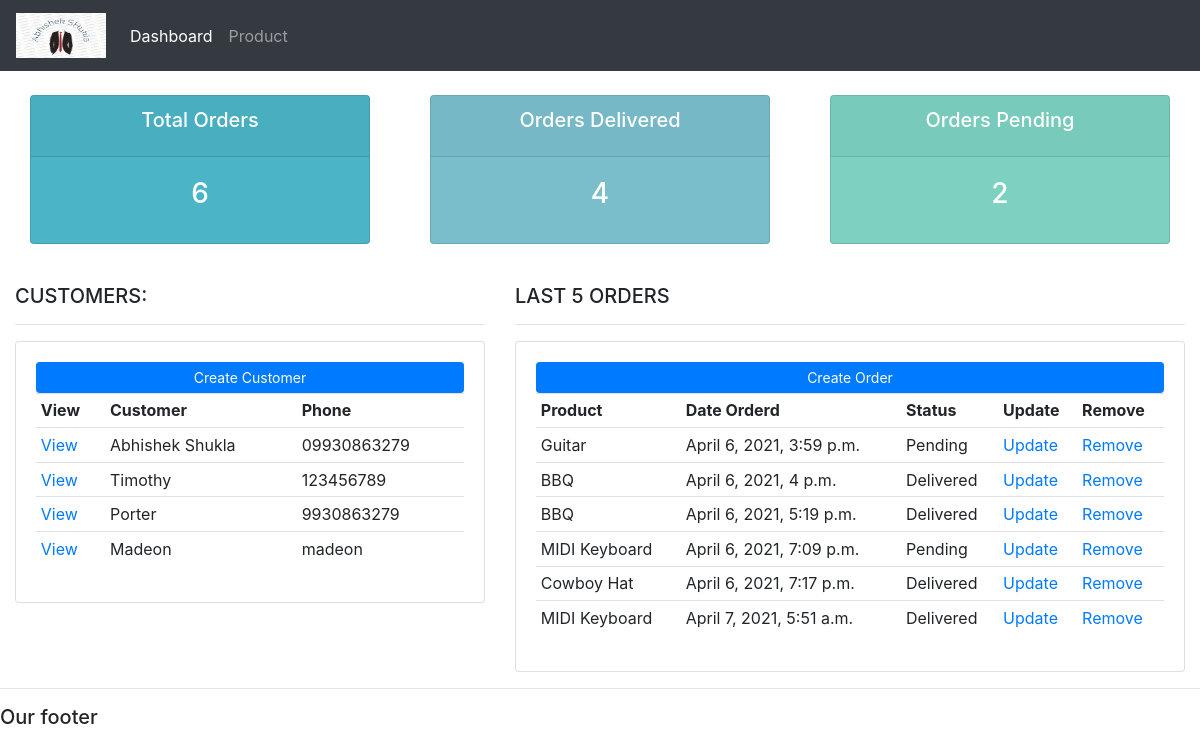
Before: / with the older database file.
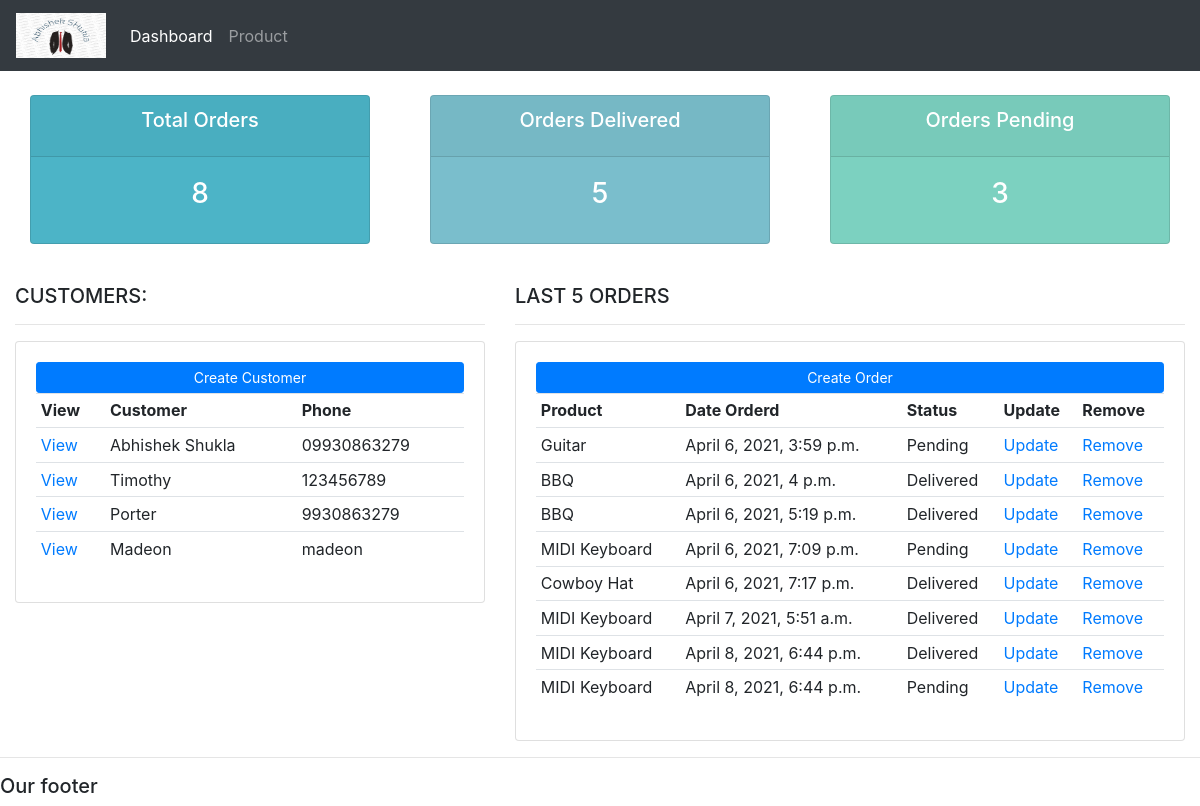
After: the same page with the newer database file.
### accounts/models.py (models this page shows, shortened)
class Customer(models.Model):
    name = models.CharField(max_length=200, null=True)
    phone = models.CharField(max_length=200, null=True)
    email = models.CharField(max_length=200, null=True)
    date_created = models.DateTimeField(auto_now_add=True, null=True)

class Order(models.Model):
    STATUS = (
        ('Pending', 'Pending'),
        ('Out For Delivery', 'Out For Delivery'),
        ('Delivered', 'Delivered')
    )
    customer = models.ForeignKey(
        "Customer", on_delete=models.SET_NULL, null=True)
    product = models.ForeignKey(
        "Product", on_delete=models.SET_NULL, null=True)
    date_created = models.DateTimeField(auto_now_add=True, null=True)
    status = models.CharField(max_length=200, null=True, choices=STATUS)

class Product(models.Model):
    CATEGORY = (
        ('Indoor', 'Indoor'),
        ('Outdoor', 'Outdoor'),
    )
    name = models.CharField(max_length=200, null=True)
    price = models.FloatField(null=True)
    category = models.CharField(max_length=200, null=True, choices=CATEGORY)
    description = models.CharField(max_length=200, null=True)
    date_created = models.DateTimeField(auto_now_add=True, null=True)
    tag = models.ManyToManyField(Tag)
    def __str__(self):
        return self.name

### accounts/views.py (the view)
# urls.py: path("", views.home, name="home"),
def home(request):
    customers = Customer.objects.all()
    orders = Order.objects.all()
    total_customers = Customer.objects.all().count()
    total_orders = Order.objects.all().count()
    delivered = Order.objects.filter(status="Delivered").count()
    pending = Order.objects.filter(status="Pending").count()
    context = {'orders': orders, 'customers': customers,
               'total_customers': total_customers, 'total_orders': total_orders, 'delivered': delivered, 'pending': pending}
    return render(request, "accounts/dashboard.html", context)

### accounts/templates/accounts/dashboard.html
{%  extends 'accounts/main.html' %}
{% block content %}
{%  include 'accounts/status.html' %}
<br>
<div class="row">
	<div class="col-md-5">
		<h5>CUSTOMERS:</h5>
		<hr>
		<div class="card card-body">
			<a class="btn btn-primary  btn-sm btn-block" href="">Create Customer</a>
			<table class="table table-sm">
				<tr>
					<th>View</th>
					<th>Customer</th>
					<th>Phone</th>
				</tr>
					{% for customer in customers %}
						<tr>
							<td><a href="{% url 'customer' customer.id %}">View</a></td>
							<td>{{customer.name}}</td>
							<td>{{customer.phone}}</td>
						</tr>
					{%endfor%}
			</table>
		</div>
	</div>
	<div class="col-md-7">
		<h5>LAST 5 ORDERS</h5>
		<hr>
		<div class="card card-body">
			<a class="btn btn-primary  btn-sm btn-block" href="{% url 'create_order' %}">Create Order</a>
			<table class="table table-sm">
				<tr>
					<th>Product</th>
					<th>Date Orderd</th>
					<th>Status</th>
					<th>Update</th>
					<th>Remove</th>
				</tr>
				{%for order in orders%}
					<tr>
					<td>{{order.product}}</td>
					<td>{{order.date_created}}</td>
					<td>{{order.status}}</td>
					<td><a href="#">Update</a></td>
					<td><a href="#">Remove</a></td>
				{% endfor %}
			</table>
		</div>
	</div>
</div>
{% endblock %}

Changed rows visible on the page:
added Order: product "MIDI Keyboard", date_created "April 8, 2021, 6:44 p.m.", status "Delivered"
added Order: product "MIDI Keyboard", date_created "April 8, 2021, 6:44 p.m.", status "Pending"
Other visible differences:
{{ total_orders }}: "6" → "8"
{{ delivered }}: "4" → "5"
{{ pending }}: "2" → "3"
